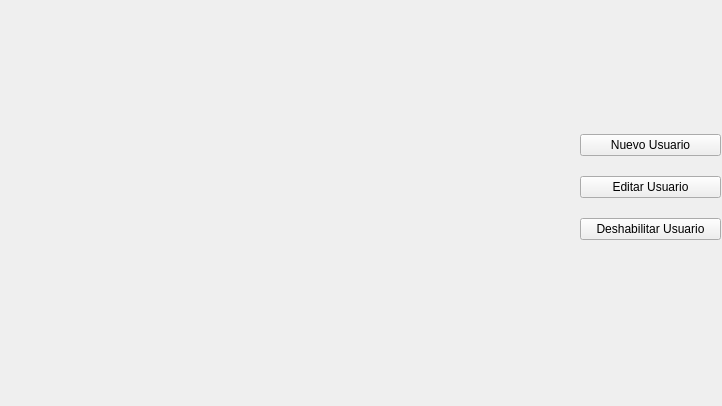
<?xml version="1.0" encoding="UTF-8"?>
<ui version="4.0">
 <class>UI_USER</class>
 <widget class="QWidget" name="UI_USER">
  <property name="geometry">
   <rect>
    <x>0</x>
    <y>0</y>
    <width>722</width>
    <height>406</height>
   </rect>
  </property>
  <property name="windowTitle">
   <string>Form</string>
  </property>
  <widget class="QWidget" name="">
   <property name="geometry">
    <rect>
     <x>580</x>
     <y>120</y>
     <width>141</width>
     <height>134</height>
    </rect>
   </property>
   <layout class="QGridLayout" name="gridLayout">
    <item row="0" column="0">
     <widget class="QPushButton" name="pushButton">
      <property name="text">
       <string>Nuevo Usuario</string>
      </property>
      <property name="icon">
       <iconset resource="Icons/Icons.qrc">
        <normaloff>:/Icons/notification_done.png</normaloff>:/Icons/notification_done.png</iconset>
      </property>
      <property name="iconSize">
       <size>
        <width>32</width>
        <height>32</height>
       </size>
      </property>
      <property name="shortcut">
       <string>Ctrl+N</string>
      </property>
     </widget>
    </item>
    <item row="1" column="0">
     <widget class="QPushButton" name="pushButton_2">
      <property name="text">
       <string>Editar Usuario</string>
      </property>
      <property name="icon">
       <iconset resource="Icons/Icons.qrc">
        <normaloff>:/Icons/notification_done.png</normaloff>:/Icons/notification_done.png</iconset>
      </property>
      <property name="iconSize">
       <size>
        <width>32</width>
        <height>32</height>
       </size>
      </property>
     </widget>
    </item>
    <item row="2" column="0">
     <widget class="QPushButton" name="pushButton_3">
      <property name="text">
       <string>Deshabilitar Usuario</string>
      </property>
      <property name="icon">
       <iconset resource="Icons/Icons.qrc">
        <normaloff>:/Icons/notification_done.png</normaloff>:/Icons/notification_done.png</iconset>
      </property>
      <property name="iconSize">
       <size>
        <width>32</width>
        <height>32</height>
       </size>
      </property>
     </widget>
    </item>
   </layout>
  </widget>
 </widget>
 <resources>
  <include location="Icons/Icons.qrc"/>
 </resources>
 <connections/>
</ui>
